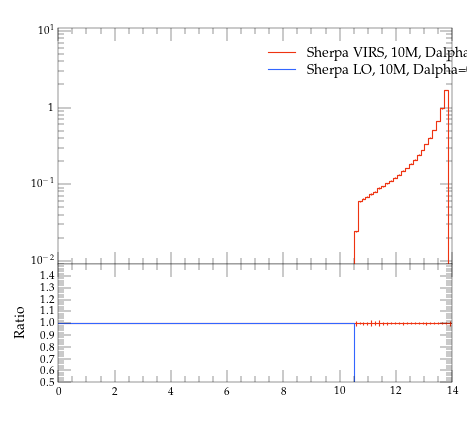

Python code for this plot:
#! /usr/bin/env python

# This Python script was auto-generated using YODA v2.0.0.
# Analysis object: /evtb/cutEg_tjb_m
# Timestamp: 16-04-2024 (10:08:55)

import matplotlib as mpl
import matplotlib.pyplot as plt
mpl.use('Agg') # comment out for interactive use
import os
import numpy as np

plotDir = os.path.split(os.path.realpath(__file__))[0]
if 'YODA_USER_PLOT_PATH' in globals():
    plot_outdir = globals()['YODA_USER_PLOT_PATH']
else:
    plot_outdir = plotDir

#plot style
plt.style.use(os.path.join(plotDir, '../default.mplstyle'))
# plot metadata
figW, figH = plt.rcParams['figure.figsize']
ax_xLabel = r''
ax_yLabel = r''
ax_title  = r''
ax_xScale = 'linear'
ax_yScale = 'log'
xLims = (0.0, 14.0)
yLims = (0.009000000000000001, 11.0)

# TeX-friendly labels for the legend
labels = [ r"Sherpa VIRS, 10M, Dalpha=0.01", r"Sherpa LO, 10M, Dalpha=0.01" ]

# Create figure and axis objects
fig, (ax, ratio0_ax) = plt.subplots(2, 1, sharex=True,
                  figsize=(figW,figH), gridspec_kw={'height_ratios': (2, 1)})
ratio0_ax.yaxis.set_major_locator(mpl.ticker.MultipleLocator(0.1))
ratio0_ax.set_ylim(0.5, 1.4999)
ratio0_ax.set_ylabel('Ratio')

# LineColor map: curve index -> color
linecolors = {0: '#EE3311', 1: '#3366FF'}
# the numerical data is stored in a separate file
dataf = dict()
prefix = os.path.split(__file__)[0]
if prefix:    prefix = prefix + '/'
exec(open(prefix+'cutEg_tjb_m__data.py').read(), dataf)


legend_handles = [] # keep track of handles for the legend

# style options for curves
# starts at zorder>=5 to draw curve on top of legend
styles = {
  'curve0': {
    'color' : linecolors[0],
    'linestyle' : '-',
    'marker' : 'o',
    'zorder' : 5,
    'histstyle' : True,
  },
  'curve1': {
    'color' : linecolors[1],
    'linestyle' : '-',
    'marker' : 'o',
    'zorder' : 6,
    'histstyle' : True,
  },
}
# curve from input yoda files in main panel
for label in dataf['yvals'].keys():
    if all(np.isnan(v) for v in dataf['yvals'][label]):
        continue
    tmp = None
    if styles[label]['histstyle']: # draw as histogram
        tmp, = ax.plot(dataf['xedges'], dataf['yedges'][label],
                       color=styles[label]['color'],
                       linestyle=styles[label]['linestyle'],
                       drawstyle='steps-pre', solid_joinstyle='miter',
                       zorder=styles[label]['zorder'], label=label)
        ax.errorbar(dataf['xpoints'], dataf['yvals'][label], color=styles[label]['color'],
                    xerr=dataf['xerrs'], yerr=[dataf['ydowns'][label], dataf['yups'][label]],
                    linestyle='none', zorder=styles[label]['zorder'])
    else: # draw as scatter
        tmp = ax.errorbar(dataf['xpoints'], dataf['yvals'][label],
                          xerr=dataf['xerrs'],
                          yerr=[ dataf['ydowns'][label],
                          dataf['yups'][label] ],
                          fmt=styles[label]['marker'],
                          ecolor=styles[label]['color'],
                          color=styles[label]['color'], zorder=2)
        tmp[-1][0].set_linestyle(styles[label]['linestyle'])
    legend_handles += [tmp]
    for varLabel in dataf['variation_yvals'].keys():
        if varLabel.startswith(label):
            tmp, = ax.plot(dataf['xedges'], dataf['variation_yvals'][varLabel],
                           color=styles[label]['color'],
                           linestyle=styles[label]['linestyle'],
                           drawstyle='steps-pre', solid_joinstyle='miter',
                           zorder=styles[label]['zorder'], alpha=0.5)


# plots on ratio panel
# curve from input yoda files in ratio panel
for label, yvals in dataf['ratio0_yvals'].items():
    if all(np.isnan(v) for v in yvals):
        continue
    if styles[label]['histstyle']: # plot as histogram
        ratio0_ax.plot(dataf['xedges'], yvals,
                       color=styles[label]['color'],
                       linestyle=styles[label]['linestyle'],
                       drawstyle='steps-pre', zorder=1,
                       solid_joinstyle='miter')
        ratio0_ax.vlines(dataf['xpoints'],
                         dataf['ratio0_ymin'][label],
                         dataf['ratio0_ymax'][label],
                         color=styles[label]['color'], zorder=1)
    else: # plot as scatter
        tmp = ratio0_ax.errorbar(dataf['xpoints'],
                                 yvals, xerr=dataf['xerrs'],
                                 yerr=dataf['ratio0_yerrs'][label],
                                 fmt=styles[label]['marker'],
                                 ecolor=styles[label]['color'],
                                 color=styles[label]['color'])
        tmp[-1][0].set_linestyle(styles[label]['linestyle'])

    for varlabel in dataf['ratio0_variation_vals'].keys():
        if varlabel.startswith(label):
            ratio0_ax.plot(dataf['xedges'],
                            dataf['ratio0_variation_vals'][varlabel],
                            color=styles[label]['color'],
                            linestyle=styles[label]['linestyle'],
                            drawstyle='steps-pre', solid_joinstyle='miter',
                            zorder=1, alpha=0.5)

legend_pos = (0.5, 0.97)
ax.legend(legend_handles, labels, loc='upper left', bbox_to_anchor=legend_pos)

# set plot metadata as defined above
ratio0_ax.set_xlabel(ax_xLabel)
ratio0_ax.xaxis.set_label_coords(1., -.15)
ax.set_ylabel(ax_yLabel, loc='top')
ax.set_title(ax_title, loc='left')
ax.set_xscale(ax_xScale)
ax.set_yscale(ax_yScale)
ax.set_xlim(xLims)
ax.set_ylim(yLims)

# tick formatting
plt.rcParams['xtick.top'] = True
plt.rcParams['ytick.right'] = True
ax.yaxis.set_major_locator(mpl.ticker.LogLocator(base=10.0, numticks=np.inf))
ax.yaxis.set_minor_locator(mpl.ticker.LogLocator(
                           base=10.0, subs=np.arange(0.1, 1, 0.1), numticks=np.inf))
fig.align_ylabels((ax, ratio0_ax))
plt.savefig(os.path.join(plot_outdir, 'cutEg_tjb_m.pdf'), format='PDF')
plt.savefig(os.path.join(plot_outdir, 'cutEg_tjb_m.png'), format='PNG')

plt.close(fig)
